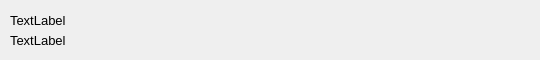
<?xml version="1.0" encoding="UTF-8"?>
<ui version="4.0">
 <class>UnitRibbon</class>
 <widget class="QWidget" name="UnitRibbon">
  <property name="geometry">
   <rect>
    <x>0</x>
    <y>0</y>
    <width>540</width>
    <height>60</height>
   </rect>
  </property>
  <property name="windowTitle">
   <string>Form</string>
  </property>
  <widget class="QPushButton" name="RibbonButton">
   <property name="geometry">
    <rect>
     <x>4</x>
     <y>0</y>
     <width>531</width>
     <height>61</height>
    </rect>
   </property>
   <property name="text">
    <string/>
   </property>
   <property name="flat">
    <bool>true</bool>
   </property>
  </widget>
  <widget class="QLabel" name="plantNameLabel">
   <property name="geometry">
    <rect>
     <x>10</x>
     <y>10</y>
     <width>81</width>
     <height>21</height>
    </rect>
   </property>
   <property name="font">
    <font>
     <pointsize>10</pointsize>
    </font>
   </property>
   <property name="text">
    <string>TextLabel</string>
   </property>
  </widget>
  <widget class="QLabel" name="plantTypeLabel">
   <property name="geometry">
    <rect>
     <x>10</x>
     <y>30</y>
     <width>81</width>
     <height>21</height>
    </rect>
   </property>
   <property name="font">
    <font>
     <pointsize>10</pointsize>
    </font>
   </property>
   <property name="text">
    <string>TextLabel</string>
   </property>
   <property name="textFormat">
    <enum>Qt::PlainText</enum>
   </property>
  </widget>
  <widget class="QPushButton" name="ConfigureButton">
   <property name="geometry">
    <rect>
     <x>484</x>
     <y>10</y>
     <width>51</width>
     <height>41</height>
    </rect>
   </property>
   <property name="text">
    <string/>
   </property>
   <property name="icon">
    <iconset resource="Resources/biobloom.qrc">
     <normaloff>:/ConfigureButtonIcon.PNG</normaloff>:/ConfigureButtonIcon.PNG</iconset>
   </property>
   <property name="iconSize">
    <size>
     <width>70</width>
     <height>70</height>
    </size>
   </property>
   <property name="flat">
    <bool>true</bool>
   </property>
  </widget>
  <widget class="QLabel" name="waterLevelWarning">
   <property name="geometry">
    <rect>
     <x>350</x>
     <y>10</y>
     <width>47</width>
     <height>41</height>
    </rect>
   </property>
   <property name="text">
    <string/>
   </property>
  </widget>
  <widget class="QLabel" name="batteryLevelWarning">
   <property name="geometry">
    <rect>
     <x>420</x>
     <y>10</y>
     <width>47</width>
     <height>41</height>
    </rect>
   </property>
   <property name="text">
    <string/>
   </property>
  </widget>
 </widget>
 <resources>
  <include location="Resources/biobloom.qrc"/>
 </resources>
 <connections/>
</ui>
